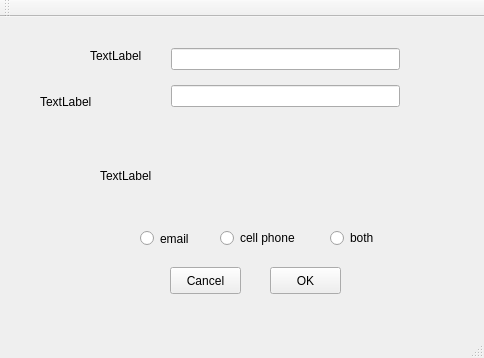
<?xml version="1.0" encoding="UTF-8"?>
<ui version="4.0">
 <class>MainWindow</class>
 <widget class="QMainWindow" name="MainWindow">
  <property name="geometry">
   <rect>
    <x>0</x>
    <y>0</y>
    <width>484</width>
    <height>358</height>
   </rect>
  </property>
  <property name="windowTitle">
   <string>MainWindow</string>
  </property>
  <widget class="QWidget" name="centralWidget">
   <widget class="QLabel" name="label_3">
    <property name="geometry">
     <rect>
      <x>100</x>
      <y>150</y>
      <width>361</width>
      <height>17</height>
     </rect>
    </property>
    <property name="text">
     <string>TextLabel</string>
    </property>
   </widget>
   <widget class="QPushButton" name="pushButton">
    <property name="geometry">
     <rect>
      <x>270</x>
      <y>250</y>
      <width>71</width>
      <height>27</height>
     </rect>
    </property>
    <property name="text">
     <string>OK</string>
    </property>
   </widget>
   <widget class="QPushButton" name="pushButton_2">
    <property name="geometry">
     <rect>
      <x>170</x>
      <y>250</y>
      <width>71</width>
      <height>27</height>
     </rect>
    </property>
    <property name="text">
     <string>Cancel</string>
    </property>
   </widget>
   <widget class="QLabel" name="label">
    <property name="geometry">
     <rect>
      <x>90</x>
      <y>30</y>
      <width>66</width>
      <height>17</height>
     </rect>
    </property>
    <property name="text">
     <string>TextLabel</string>
    </property>
   </widget>
   <widget class="QLabel" name="label_2">
    <property name="geometry">
     <rect>
      <x>40</x>
      <y>70</y>
      <width>111</width>
      <height>30</height>
     </rect>
    </property>
    <property name="text">
     <string>TextLabel</string>
    </property>
   </widget>
   <widget class="QRadioButton" name="radioButton">
    <property name="geometry">
     <rect>
      <x>140</x>
      <y>211</y>
      <width>71</width>
      <height>21</height>
     </rect>
    </property>
    <property name="text">
     <string>email</string>
    </property>
   </widget>
   <widget class="QRadioButton" name="radioButton_2">
    <property name="geometry">
     <rect>
      <x>220</x>
      <y>210</y>
      <width>101</width>
      <height>22</height>
     </rect>
    </property>
    <property name="text">
     <string>cell phone</string>
    </property>
   </widget>
   <widget class="QRadioButton" name="radioButton_3">
    <property name="geometry">
     <rect>
      <x>330</x>
      <y>210</y>
      <width>71</width>
      <height>22</height>
     </rect>
    </property>
    <property name="text">
     <string>both</string>
    </property>
   </widget>
   <widget class="QWidget" name="">
    <property name="geometry">
     <rect>
      <x>160</x>
      <y>11</y>
      <width>251</width>
      <height>101</height>
     </rect>
    </property>
    <layout class="QVBoxLayout" name="verticalLayout">
     <item>
      <widget class="QLineEdit" name="lineEdit"/>
     </item>
     <item>
      <widget class="QLineEdit" name="lineEdit_2"/>
     </item>
    </layout>
   </widget>
  </widget>
  <widget class="QMenuBar" name="menuBar">
   <property name="geometry">
    <rect>
     <x>0</x>
     <y>0</y>
     <width>484</width>
     <height>25</height>
    </rect>
   </property>
  </widget>
  <widget class="QToolBar" name="mainToolBar">
   <attribute name="toolBarArea">
    <enum>TopToolBarArea</enum>
   </attribute>
   <attribute name="toolBarBreak">
    <bool>false</bool>
   </attribute>
  </widget>
  <widget class="QStatusBar" name="statusBar"/>
 </widget>
 <layoutdefault spacing="6" margin="11"/>
 <resources/>
 <connections/>
</ui>
